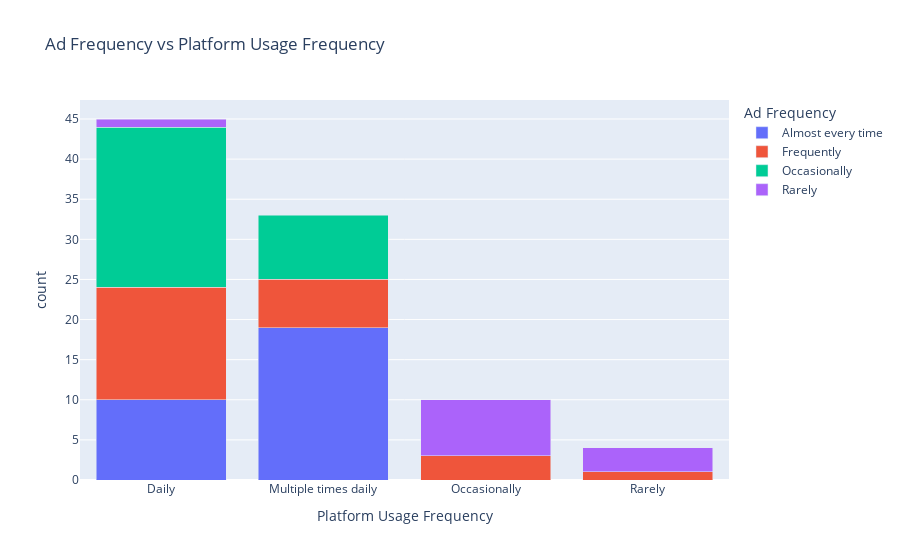

Write notebook code for a chart like this one.
### Markdown cell above
#### 4. Ad Frequency vs Platform Usage Frequency

### Code cell
count_df = df.groupby(['platform_usage_frequency', 'ad_frequency_on_social_media']).size().reset_index(name='count')

fig6 = px.bar(count_df, 
              x="platform_usage_frequency", 
              y="count", 
              color="ad_frequency_on_social_media", 
              title="Ad Frequency vs Platform Usage Frequency",
              labels={"platform_usage_frequency": "Platform Usage Frequency", 
                      "ad_frequency_on_social_media": "Ad Frequency"},
              barmode="stack")
fig6.show()

### Figure 1 — Plotly figure (JSON) as saved in the notebook; plotly's stock layout.template omitted (floating-point values rounded to 4 significant figures)
{"data": [{"hovertemplate": "Ad Frequency=Almost every time<br>Platform Usage Frequency=%{x}<br>count=%{y}<extra></extra>", "legendgroup": "Almost every time", "marker": {"color": "#636efa", "pattern": {"shape": ""}}, "name": "Almost every time", "orientation": "v", "showlegend": true, "textposition": "auto", "type": "bar", "x": ["Daily", "Multiple times daily"], "xaxis": "x", "y": [10, 19], "yaxis": "y"}, {"hovertemplate": "Ad Frequency=Frequently<br>Platform Usage Frequency=%{x}<br>count=%{y}<extra></extra>", "legendgroup": "Frequently", "marker": {"color": "#EF553B", "pattern": {"shape": ""}}, "name": "Frequently", "orientation": "v", "showlegend": true, "textposition": "auto", "type": "bar", "x": ["Daily", "Multiple times daily", "Occasionally", "Rarely"], "xaxis": "x", "y": [14, 6, 3, 1], "yaxis": "y"}, {"hovertemplate": "Ad Frequency=Occasionally<br>Platform Usage Frequency=%{x}<br>count=%{y}<extra></extra>", "legendgroup": "Occasionally", "marker": {"color": "#00cc96", "pattern": {"shape": ""}}, "name": "Occasionally", "orientation": "v", "showlegend": true, "textposition": "auto", "type": "bar", "x": ["Daily", "Multiple times daily"], "xaxis": "x", "y": [20, 8], "yaxis": "y"}, {"hovertemplate": "Ad Frequency=Rarely<br>Platform Usage Frequency=%{x}<br>count=%{y}<extra></extra>", "legendgroup": "Rarely", "marker": {"color": "#ab63fa", "pattern": {"shape": ""}}, "name": "Rarely", "orientation": "v", "showlegend": true, "textposition": "auto", "type": "bar", "x": ["Daily", "Occasionally", "Rarely"], "xaxis": "x", "y": [1, 7, 3], "yaxis": "y"}], "layout": {"barmode": "stack", "legend": {"title": {"text": "Ad Frequency"}, "tracegroupgap": 0}, "title": {"text": "Ad Frequency vs Platform Usage Frequency"}, "xaxis": {"anchor": "y", "domain": [0, 1], "title": {"text": "Platform Usage Frequency"}}, "yaxis": {"anchor": "x", "domain": [0, 1], "title": {"text": "count"}}}}
